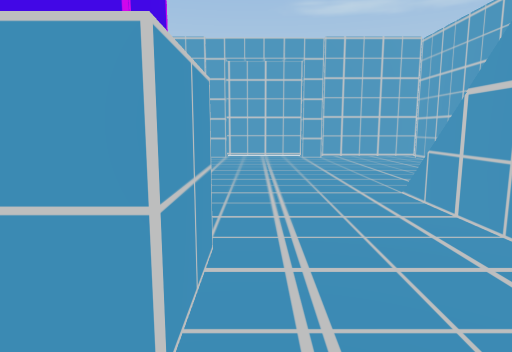
view 1 (above)

16 first-person views from a walk through a Unity game level. The camera is 1.2 m above the floor, tilts 8° down and sees 75° across. The floor is counted in squares, 1 m on a side. Each view is taken from the middle of a square. On the plan, view 1 faces up. The plan holds only what a view shows up to about 14 squares ahead; the rest is blank. The place goes on beyond the plan. The player character is not drawn.

view 2
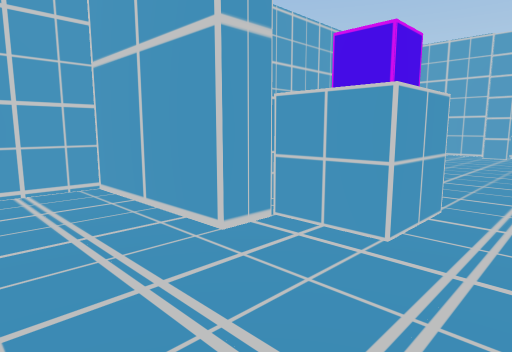

view 3
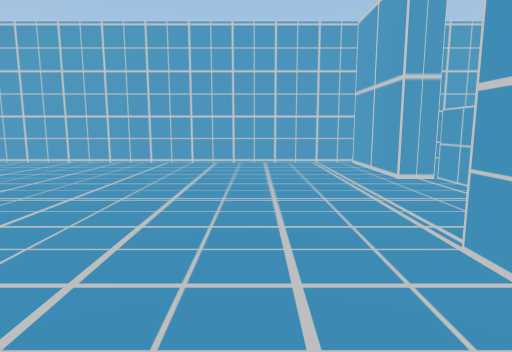

view 4
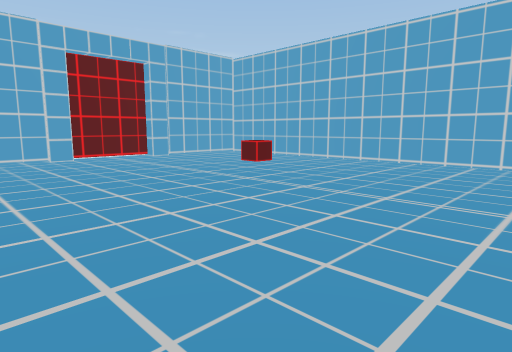

view 5
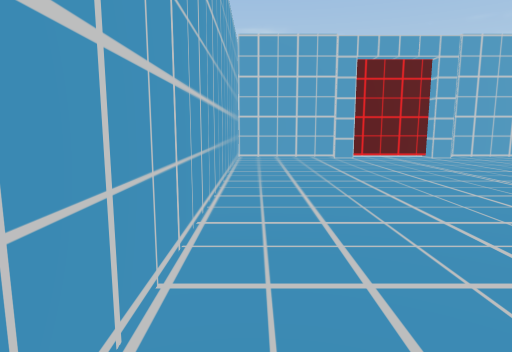

view 6
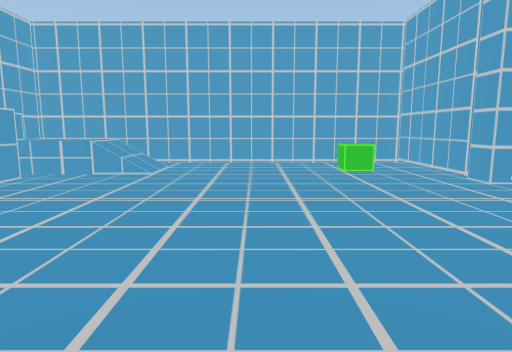

view 7
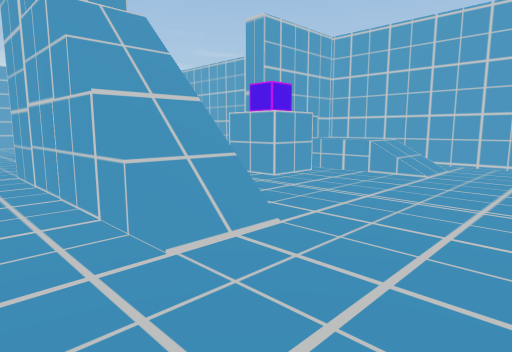

view 8
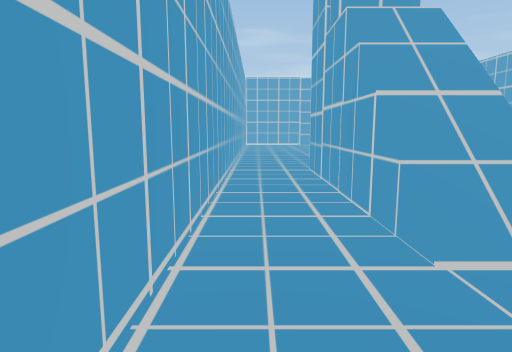

view 9
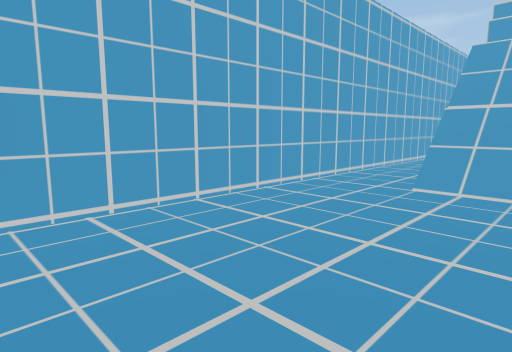

view 10
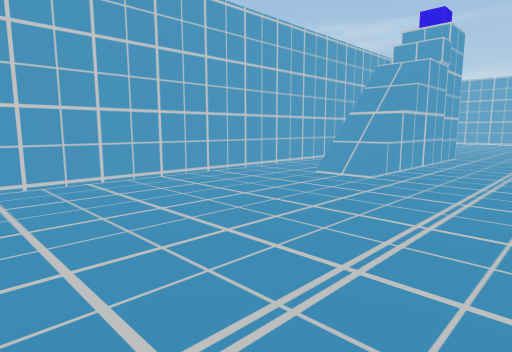

view 11
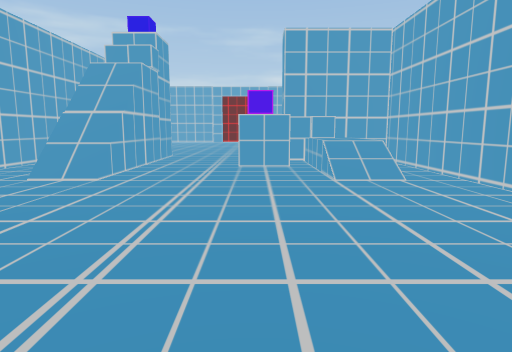

view 12
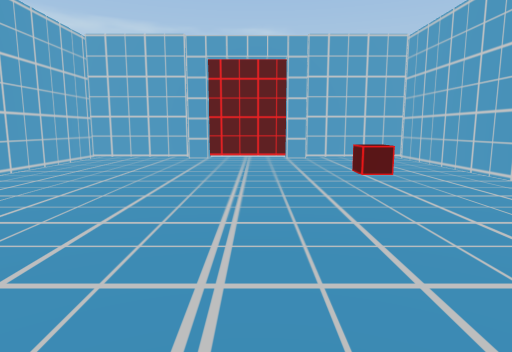

view 13
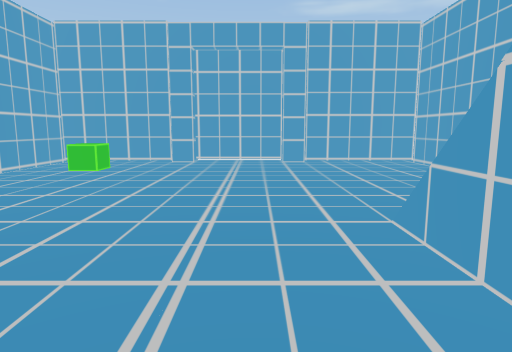

view 14
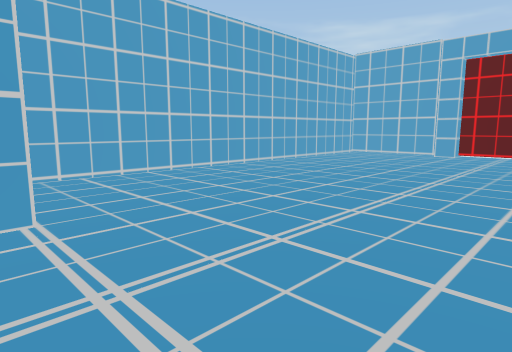

view 15
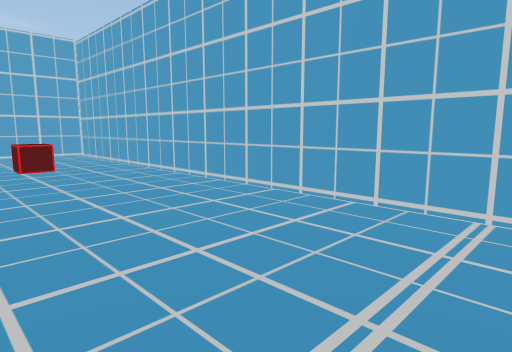

view 16
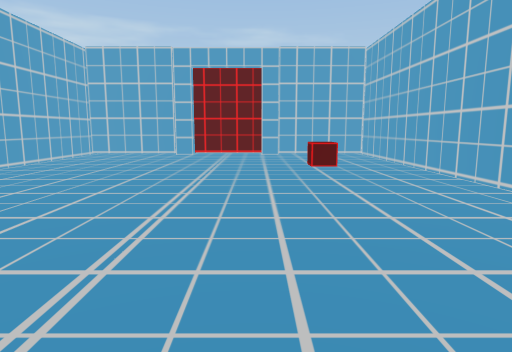

### Floor plan
Key: @ floor where view 1 was taken; # wall or solid block; . main floor; : floor 1 m higher than the main floor; / step, stairs or slope; = window, fence, low wall or low ledge; ^ raised ledge.
Columns run from 6 left of view 1 to 7 right of it. Each row starts with its distance up from view 1.
 15     #####
 14 #####...######
 13 #............#
 12 #............#
 11 #............#
 10 #............#
  9 #............#
  8 #............#
  7 #............#
  6 #.//.....//..#
  5 #./=.....//..#
  4 #.:=.....//..#
  3 # :=##...//..#
  2 # ^^##...^^..#
  1 #####....##..#
  0 #.....@..##..#
 -1 #........##..#
 -2 #............#
 -3 #............#
 -4 #............#
 -5 #............#
 -6 #............#
 -7 #............#
 -8 #............#
 -9 #............#
-10 #............#
-11 #............#
-12 #............#
-13 #............#
-14 #............#
-15 #............#
-16 ##############

Where each view was taken, in squares from view 1:
view 1: 0 up, 0 right, facing up
view 2: 2 down, 1 right, facing up-left
view 3: 3 down, 6 right, facing left
view 4: 2 down, 6 right, facing down-left
view 5: 2 down, 6 right, facing down
view 6: 9 up, 6 right, facing left
view 7: 9 up, 6 right, facing down-left
view 8: 9 up, 6 right, facing down
view 9: 13 up, 2 right, facing down-right
view 10: 14 up, 1 left, facing down-right
view 11: 14 up, 1 left, facing down
view 12: 2 down, 0 right, facing down
view 13: 2 up, 1 right, facing up
view 14: 0 up, 2 left, facing down-right
view 15: 0 up, 1 left, facing down-left
view 16: 0 up, 1 left, facing down
